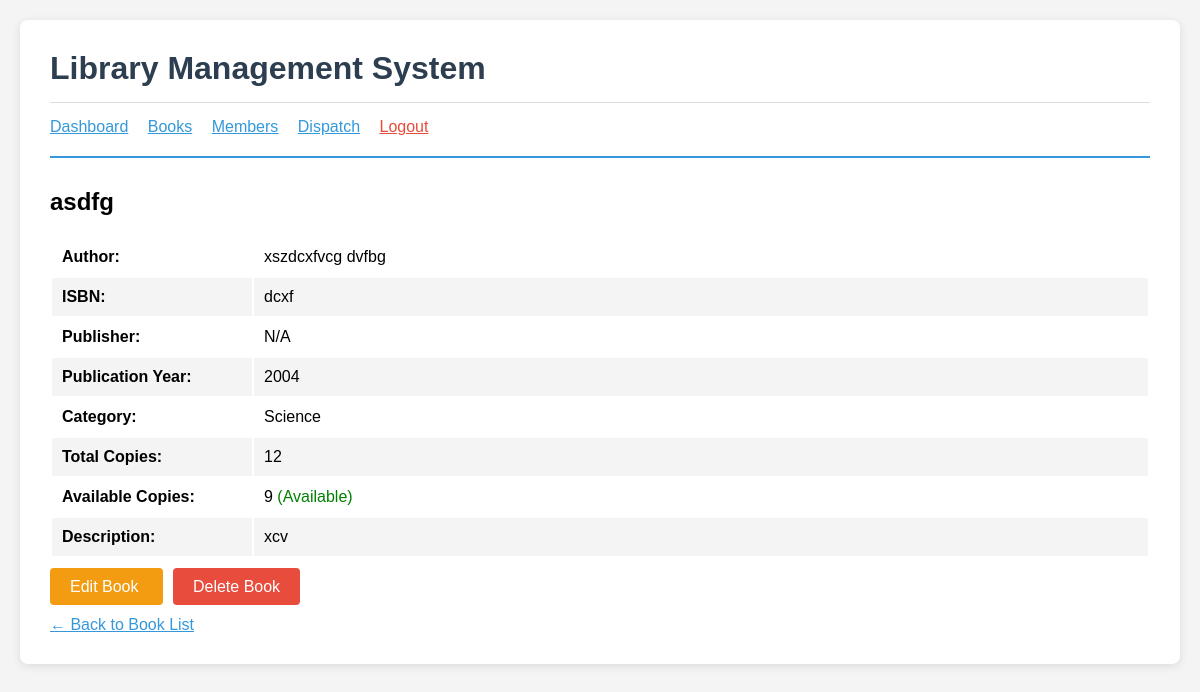
The app's page /books/1/ (signed in) with its own data.
### books/models.py (models this page shows, shortened)
class Book(models.Model):
 title = models.CharField(
 max_length=200,
 help_text="Enter the book title"
 )
 author = models.CharField(
 max_length=100,
 help_text="Enter the author's name"
 )
 isbn = models.CharField(
 max_length=13,
 unique=True,
 help_text="13 Character ISBN number"
 )
 publisher = models.CharField(
 max_length=100,
 blank=True,
 help_text="Publisher name (optional)"
 )
 publication_year = models.IntegerField(
 validators=[MinValueValidator(1000)],
 help_text="Year of publication"
 )
 category = models.CharField(
 max_length=50,
 choices=[
 ('fiction', 'Fiction'),
 ('non_fiction', 'Non-Fiction'),
 ('science', 'Science'),
 ('history', 'History'),
 ('biography', 'Biography'),
 ('children', 'Children'),
 ('reference', 'Reference'),
 ],
 default='fiction'
 )
 total_copies = models.IntegerField(
 default=1,
 validators=[MinValueValidator(1)],
 help_text="Total number of copies"
 )
 available_copies = models.IntegerField(
 default=1,
 validators=[MinValueValidator(0)],
 help_text="Number of copies available for borrowing"  )
 description = models.TextField(
 blank=True,
 help_text="Brief description of the book"  )
 added_date = models.DateTimeField(auto_now_add=True)
 updated_date = models.DateTimeField(auto_now=True)
 class Meta:
  ordering = ['title']
  verbose_name = 'Book'
  verbose_name_plural = 'Books'
 def is_available(self):
  return self.available_copies > 0

### books/views.py (the view)
# urls.py: path('<int:pk>/', views.book_detail, name='book_detail'),
@login_required
def book_detail(request, pk):
 book = get_object_or_404(Book, pk=pk)
 return render(request, 'books/book_detail.html', {'book': book})

### accounts/models.py (called while the page is built)
    def is_librarian(self):
        return self.user_type == 'librarian'

### books/templates/books/book_detail.html
{% extends 'accounts/base.html' %}
{% block content %}
<h2>{{ book.title }}</h2>
<table style="width: 100%; margin: 20px 0;">
 <tr>
 <td style="padding: 10px; font-weight: bold; width: 200px;">Author:</td>  <td style="padding: 10px;">{{ book.author }}</td>
 </tr>
 <tr style="background: #f4f4f4;">
 <td style="padding: 10px; font-weight: bold;">ISBN:</td>  <td style="padding: 10px;">{{ book.isbn }}</td>
 </tr>
 <tr>
 <td style="padding: 10px; font-weight: bold;">Publisher:</td>  <td style="padding: 10px;">{{ book.publisher|default:"N/A" }}</td>  </tr>
 <tr style="background: #f4f4f4;">
 <td style="padding: 10px; font-weight: bold;">Publication Year:</td>  <td style="padding: 10px;">{{ book.publication_year }}</td>  </tr>
 <tr>
 <td style="padding: 10px; font-weight: bold;">Category:</td>  <td style="padding: 10px;">{{ book.get_category_display }}</td>  </tr>
 <tr style="background: #f4f4f4;">
 <td style="padding: 10px; font-weight: bold;">Total Copies:</td>  <td style="padding: 10px;">{{ book.total_copies }}</td>  </tr>
 <tr>
 <td style="padding: 10px; font-weight: bold;">Available Copies:</td>  <td style="padding: 10px;">
 {{ book.available_copies }}
 {% if book.is_available %}
 <span style="color: green;">(Available)</span>
 {% else %}
 <span style="color: red;">(Not Available)</span>
 {% endif %}
 </td>
 </tr>
 {% if book.description %}
 <tr style="background: #f4f4f4;">
 <td style="padding: 10px; font-weight: bold; vertical-align: top;">  Description:
 </td>
 <td style="padding: 10px;">{{ book.description }}</td>
 </tr>
 {% endif %}
</table>
{% if user.is_librarian %}
<div style="margin-top: 20px;">
 <a href="{% url 'book_update' book.pk %}"
 style="padding: 10px 20px; background: #f39c12; color: white;   text-decoration: none; border-radius: 4px; margin-right: 10px;">  Edit Book
 </a>
 <a href="{% url 'book_delete' book.pk %}"
 style="padding: 10px 20px; background: #e74c3c; color: white;   text-decoration: none; border-radius: 4px;">
 Delete Book
 </a>
</div>
{% endif %}
<div style="margin-top: 20px;">
 <a href="{% url 'book_list' %}" style="color: #3498db;">
 ← Back to Book List  </a>
</div>
{% endblock %}

### accounts/templates/accounts/base.html (style rules this page uses)
* { margin: 0; padding: 0; box-sizing: border-box; }
body { font-family: Arial, sans-serif; background-color: #f4f4f4; padding: 20px; }

### records on screen
Book: title "asdfg", author "xszdcxfvcg dvfbg", isbn "dcxf", publisher "N/A", publication_year "2004", category "Science", total_copies "12", available_copies "9", description "xcv"
